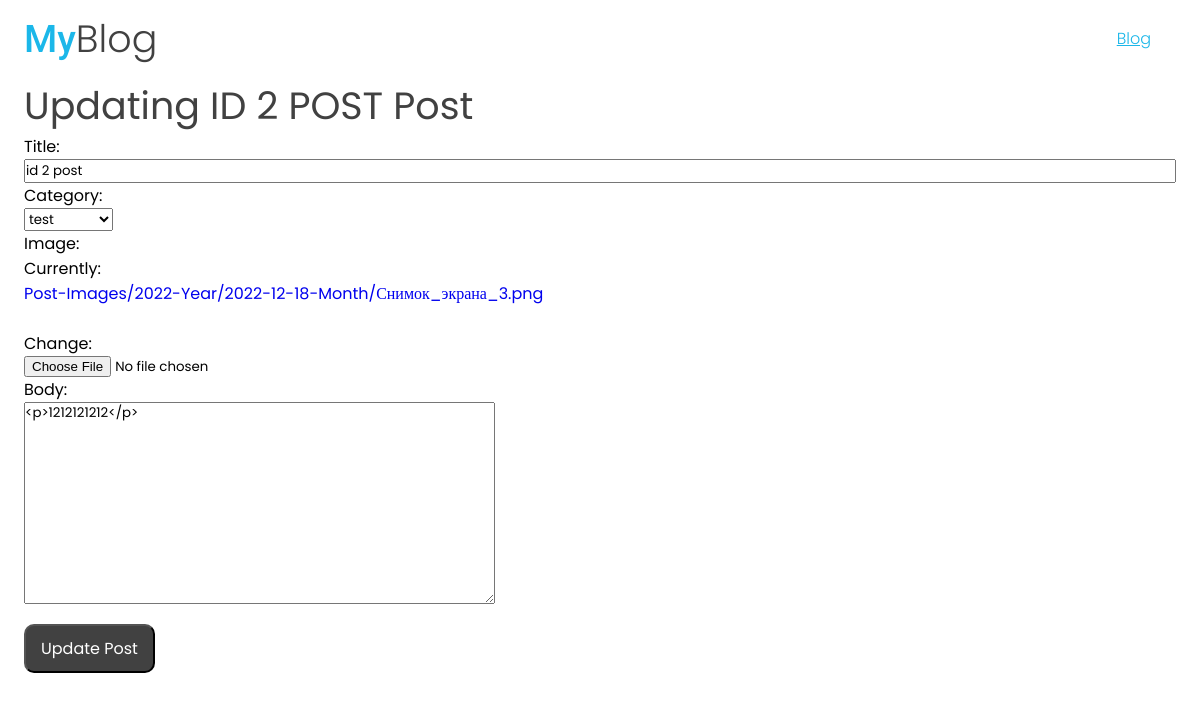
Screenshot of /update/2 with the database file from the repository.
### main/models.py (models this page shows, shortened)
class Post(models.Model):
    title = models.CharField(max_length=255)
    category = models.ForeignKey(Category, on_delete=models.CASCADE)
    image = models.ImageField(upload_to="Post-Images/%Y-Year/%F-Month/")
    body = models.TextField()
    author = models.ForeignKey(User, on_delete=models.CASCADE, blank=True, null=True)
    date_time = models.DateTimeField(auto_now_add=True)
    view = models.PositiveIntegerField(default=0)
    class Meta:
        ordering = ["-id"]

### main/views.py (the view)
# urls.py: path("update/<int:pk>", views.UpdatePostView.as_view(), name="update"),
class UpdatePostView(UpdateView):
    template_name = "main/post_form.html"
    model = Post
    fields = ["title", "category", "image", "body"]
    success_url = "/"

### main/models.py (called while the page is built)
    def __str__(self):
        return str(self.name)

### templates/main/post_form.html (shortened to what this page needs)
<!DOCTYPE html>
<html lang="en">
<head>
    {% include "./links.html" %}
</head>
<body>
    <header>
        <div class="container">
            <div class="header_wrapper">
                <a href="./index.html" class="site_logo">
                    <span>My</span>Blog
                </a>
                <ul class="nav_menu">
                    <li class="search_blogs">
                    <li><a href="./index.html" class="nav_link nav_link_active">Blog</a></li>
                    </li>
                </ul>
            </div>
        </div>
    </header>
    <main>
        <section class="post_form">
            <div class="container">
                <div class="post_form_wrapper">
                    <form id="post_form" action="#" enctype="multipart/form-data" method="post">
                        <div class="change_post_wrapper">
                            <p class="post_form_p">{% if request.path == "/add/" %}
                                Add New Post
                                {% else %}
                                Updating {{object.title|upper}} Post
                                {% endif %}</p>
                            {{form}}
                            <button class="post_form_btn" type="submit">{% if request.path == "/add/" %}
                                Add new
                                {% else %}
                                Update
                                {% endif %} Post</button>
                    </form>
                </div>
            </div>
        </section>
    </main>
</body>
</html>

### staticfiles/CSS/style.css (style rules this page uses)
* { padding: 0; margin: 0; text-decoration: none; list-style-type: none; box-sizing: border-box; transition: all .1s ease; scroll-behavior: smooth; font-family: 'Poppins' !important; }
:root { --primary: #414141; --secondary: #1bb7e9; --main-white: #ffffff; --main-yellow: #ffba08; --main-red: #C20114; --main-shadow: rgba(0, 0, 0, 0.05); --content-main: 38px; --content-big: 24px; --content: 16px; --content-small: 14px; --content-icon: 18px; --weight-lighter: 300; --weight-default: 400; --weight-bolder: 500; --weight-author: 900; }
.container { max-width: 1400px; padding: 0 2%; margin: 0 auto; }
header { position: sticky; top: 0; width: 100%; padding: 10px 0; background: var(--main-white); z-index: 9999; }
.header_wrapper { display: flex; justify-content: space-between; align-items: center; }
a { cursor: pointer !important; }
.site_logo { font-family: 'Roboto', sans-serif; font-weight: var(--weight-lighter); color: var(--primary); font-size: var(--content-main); }
.site_logo span { font-family: 'Open-sans', sans-serif; font-weight: var(--weight-bolder); color: var(--secondary); }
.nav_menu { display: flex; justify-content: center; align-items: center; gap: 25px; }
.nav_link { font-family: 'Roboto'; font-size: var(--content); font-weight: var(--weight-lighter); color: var(--primary); }
.nav_link_active { color: var(--secondary); text-decoration: underline; }
.blog_content h1, .blog_content h2, .blog_content h3, .blog_content h4, .blog_content h5, .blog_content p, .blog_content h6, span { font-family: 'Roboto', sans-serif !important; }
.change_post_wrapper { display: flex; justify-content: center; align-items: flex-start; flex-direction: column; }
.post_form_p { font-size: var(--content-main); font-family: 'Poppins', sans-serif; color: var(--primary); }
.post_form_btn { padding: 10px 15px; font-family: 'Poppins', sans-serif; font-size: var(--content); background: var(--primary); border-radius: 10px; color: var(--main-white); margin-top: 20px; }
#post_form input, #post_form label { width: 100%; display: block; }

### rows the page displays
Post: title "ID 2 POST", title "id 2 post", category "test", body "<p>1212121212</p>"
